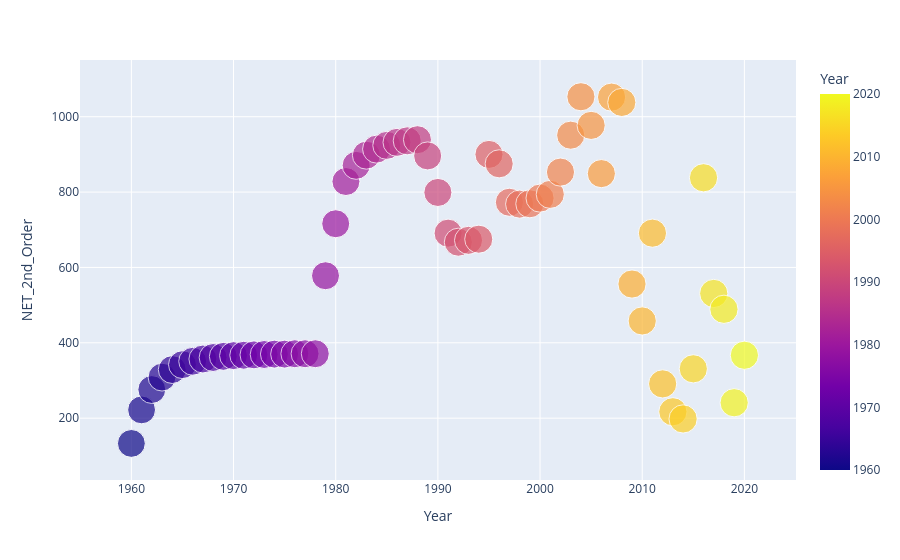

The notebook cell this image was saved under:
### Markdown cell above
In the final plot, NET CO₂ emissions increase from around 200 in the 1960s to peaks of about 1,100 in the early 2000s, then decline and fluctuate in recent years between 200 and 80

### Code cell
fig_2d=px.scatter(co2_df,
           x='Year',
           y='NET_2nd_Order',
           color='Year',
           size='Year',
           hover_data=['NET_2nd_Order'])
fig_2d.show()

### Figure 1 — Plotly figure (JSON) as saved in the notebook; plotly's stock layout.template omitted (floating-point values rounded to 4 significant figures)
{"data": [{"hovertemplate": "Year=%{marker.color}<br>NET_2nd_Order=%{y}<extra></extra>", "legendgroup": "", "marker": {"color": [1960, 1961, 1962, 1963, 1964, 1965, 1966, 1967, 1968, 1969, 1970, 1971, 1972, 1973, 1974, 1975, 1976, 1977, 1978, 1979, 1980, 1981, 1982, 1983, 1984, 1985, 1986, 1987, 1988, 1989, 1990, 1991, 1992, 1993, 1994, 1995, 1996, 1997, 1998, 1999, 2000, 2001, 2002, 2003, 2004, 2005, 2006, 2007, 2008, 2009, 2010, 2011, 2012, 2013, 2014, 2015, 2016, 2017, 2018, 2019, 2020], "coloraxis": "coloraxis", "size": [1960, 1961, 1962, 1963, 1964, 1965, 1966, 1967, 1968, 1969, 1970, 1971, 1972, 1973, 1974, 1975, 1976, 1977, 1978, 1979, 1980, 1981, 1982, 1983, 1984, 1985, 1986, 1987, 1988, 1989, 1990, 1991, 1992, 1993, 1994, 1995, 1996, 1997, 1998, 1999, 2000, 2001, 2002, 2003, 2004, 2005, 2006, 2007, 2008, 2009, 2010, 2011, 2012, 2013, 2014, 2015, 2016, 2017, 2018, 2019, 2020], "sizemode": "area", "sizeref": 5.05, "symbol": "circle"}, "mode": "markers", "name": "", "orientation": "v", "showlegend": false, "type": "scatter", "x": [1960, 1961, 1962, 1963, 1964, 1965, 1966, 1967, 1968, 1969, 1970, 1971, 1972, 1973, 1974, 1975, 1976, 1977, 1978, 1979, 1980, 1981, 1982, 1983, 1984, 1985, 1986, 1987, 1988, 1989, 1990, 1991, 1992, 1993, 1994, 1995, 1996, 1997, 1998, 1999, 2000, 2001, 2002, 2003, 2004, 2005, 2006, 2007, 2008, 2009, 2010, 2011, 2012, 2013, 2014, 2015, 2016, 2017, 2018, 2019, 2020], "xaxis": "x", "y": [133, 222, 276, 309, 329, 342, 351, 357, 361, 364, 366, 367, 368, 369, 370, 370, 371, 371, 371, 578, 716, 828, 871, 898, 914, 924, 932, 936, 939, 896, 799, 691, 667, 672, 675, 900, 875, 773, 768, 769, 784, 794, 853, 951, 1053, 977, 849, 1052, 1038, 556, 458, 691, 291, 217, 198, 331, 838, 531, 489, 241, 367], "yaxis": "y"}], "layout": {"autosize": true, "coloraxis": {"colorbar": {"title": {"text": "Year"}}, "colorscale": [[0, "#0d0887"], [0.1111, "#46039f"], [0.2222, "#7201a8"], [0.3333, "#9c179e"], [0.4444, "#bd3786"], [0.5556, "#d8576b"], [0.6667, "#ed7953"], [0.7778, "#fb9f3a"], [0.8889, "#fdca26"], [1, "#f0f921"]]}, "legend": {"itemsizing": "constant", "tracegroupgap": 0}, "margin": {"t": 60}, "xaxis": {"anchor": "y", "autorange": true, "domain": [0, 1], "range": [1955.0, 2025.0], "title": {"text": "Year"}, "type": "linear"}, "yaxis": {"anchor": "x", "autorange": true, "domain": [0, 1], "range": [-13.68, 1201.0], "title": {"text": "NET_2nd_Order"}, "type": "linear"}}}
